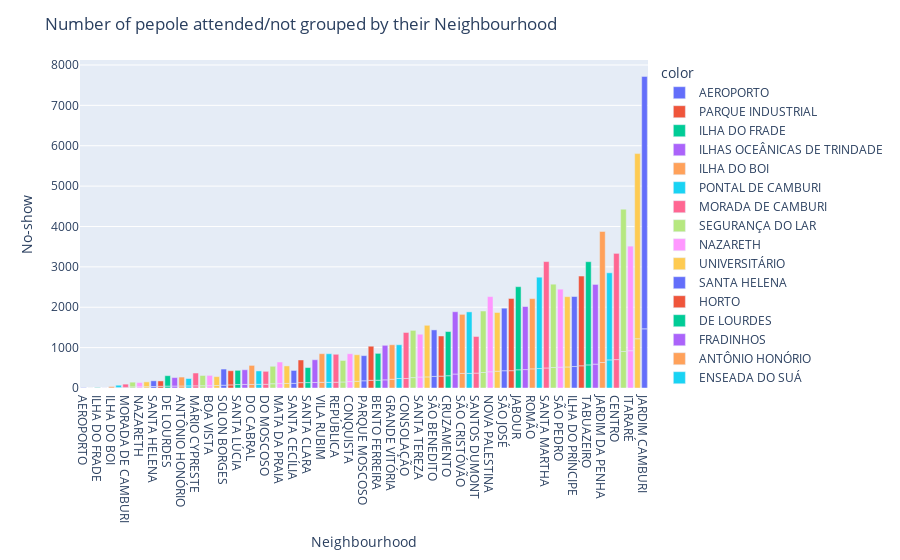

Notebook cell for this chart:
### Code cell
# Neighbourhood ??
Neighbourhood_gp = df.groupby('Neighbourhood')['No-show'].value_counts().sort_values().reset_index()
#Neighbourhood_gp['No-show'].apply(lambda x : "Attended" if x == 0 else "Didn't")  Neighbourhood_gp['Neighbourhood']
fig4 = px.bar(x = Neighbourhood_gp['Neighbourhood'], y = Neighbourhood_gp['count'], color = Neighbourhood_gp['Neighbourhood'])
fig4.update_layout(
    xaxis=dict(
        dtick=2  # This will show every tick label (for step size of 1)
    ),
    title = "Number of pepole attended/not grouped by their Neighbourhood",
    xaxis_title="Neighbourhood",
    yaxis_title="No-show"
)

### Figure 1 — Plotly figure (JSON) as saved in the notebook; plotly's stock layout.template omitted (floating-point values rounded to 4 significant figures)
{"data": [{"alignmentgroup": "True", "hovertemplate": "color=AEROPORTO<br>x=%{x}<br>y=%{y}<extra></extra>", "legendgroup": "AEROPORTO", "marker": {"color": "#636efa", "pattern": {"shape": ""}}, "name": "AEROPORTO", "offsetgroup": "AEROPORTO", "orientation": "v", "showlegend": true, "textposition": "auto", "type": "bar", "x": ["AEROPORTO", "AEROPORTO"], "xaxis": "x", "y": [1, 7], "yaxis": "y"}, {"alignmentgroup": "True", "hovertemplate": "color=PARQUE INDUSTRIAL<br>x=%{x}<br>y=%{y}<extra></extra>", "legendgroup": "PARQUE INDUSTRIAL", "marker": {"color": "#EF553B", "pattern": {"shape": ""}}, "name": "PARQUE INDUSTRIAL", "offsetgroup": "PARQUE INDUSTRIAL", "orientation": "v", "showlegend": true, "textposition": "auto", "type": "bar", "x": ["PARQUE INDUSTRIAL"], "xaxis": "x", "y": [1], "yaxis": "y"}, {"alignmentgroup": "True", "hovertemplate": "color=ILHA DO FRADE<br>x=%{x}<br>y=%{y}<extra></extra>", "legendgroup": "ILHA DO FRADE", "marker": {"color": "#00cc96", "pattern": {"shape": ""}}, "name": "ILHA DO FRADE", "offsetgroup": "ILHA DO FRADE", "orientation": "v", "showlegend": true, "textposition": "auto", "type": "bar", "x": ["ILHA DO FRADE", "ILHA DO FRADE"], "xaxis": "x", "y": [2, 8], "yaxis": "y"}, {"alignmentgroup": "True", "hovertemplate": "color=ILHAS OCEÂNICAS DE TRINDADE<br>x=%{x}<br>y=%{y}<extra></extra>", "legendgroup": "ILHAS OCEÂNICAS DE TRINDADE", "marker": {"color": "#ab63fa", "pattern": {"shape": ""}}, "name": "ILHAS OCEÂNICAS DE TRINDADE", "offsetgroup": "ILHAS OCEÂNICAS DE TRINDADE", "orientation": "v", "showlegend": true, "textposition": "auto", "type": "bar", "x": ["ILHAS OCEÂNICAS DE TRINDADE"], "xaxis": "x", "y": [2], "yaxis": "y"}, {"alignmentgroup": "True", "hovertemplate": "color=ILHA DO BOI<br>x=%{x}<br>y=%{y}<extra></extra>", "legendgroup": "ILHA DO BOI", "marker": {"color": "#FFA15A", "pattern": {"shape": ""}}, "name": "ILHA DO BOI", "offsetgroup": "ILHA DO BOI", "orientation": "v", "showlegend": true, "textposition": "auto", "type": "bar", "x": ["ILHA DO BOI", "ILHA DO BOI"], "xaxis": "x", "y": [3, 32], "yaxis": "y"}, {"alignmentgroup": "True", "hovertemplate": "color=PONTAL DE CAMBURI<br>x=%{x}<br>y=%{y}<extra></extra>", "legendgroup": "PONTAL DE CAMBURI", "marker": {"color": "#19d3f3", "pattern": {"shape": ""}}, "name": "PONTAL DE CAMBURI", "offsetgroup": "PONTAL DE CAMBURI", "orientation": "v", "showlegend": true, "textposition": "auto", "type": "bar", "x": ["PONTAL DE CAMBURI", "PONTAL DE CAMBURI"], "xaxis": "x", "y": [12, 57], "yaxis": "y"}, {"alignmentgroup": "True", "hovertemplate": "color=MORADA DE CAMBURI<br>x=%{x}<br>y=%{y}<extra></extra>", "legendgroup": "MORADA DE CAMBURI", "marker": {"color": "#FF6692", "pattern": {"shape": ""}}, "name": "MORADA DE CAMBURI", "offsetgroup": "MORADA DE CAMBURI", "orientation": "v", "showlegend": true, "textposition": "auto", "type": "bar", "x": ["MORADA DE CAMBURI", "MORADA DE CAMBURI"], "xaxis": "x", "y": [16, 80], "yaxis": "y"}, {"alignmentgroup": "True", "hovertemplate": "color=SEGURANÇA DO LAR<br>x=%{x}<br>y=%{y}<extra></extra>", "legendgroup": "SEGURANÇA DO LAR", "marker": {"color": "#B6E880", "pattern": {"shape": ""}}, "name": "SEGURANÇA DO LAR", "offsetgroup": "SEGURANÇA DO LAR", "orientation": "v", "showlegend": true, "textposition": "auto", "type": "bar", "x": ["SEGURANÇA DO LAR", "SEGURANÇA DO LAR"], "xaxis": "x", "y": [28, 117], "yaxis": "y"}, {"alignmentgroup": "True", "hovertemplate": "color=NAZARETH<br>x=%{x}<br>y=%{y}<extra></extra>", "legendgroup": "NAZARETH", "marker": {"color": "#FF97FF", "pattern": {"shape": ""}}, "name": "NAZARETH", "offsetgroup": "NAZARETH", "orientation": "v", "showlegend": true, "textposition": "auto", "type": "bar", "x": ["NAZARETH", "NAZARETH"], "xaxis": "x", "y": [29, 106], "yaxis": "y"}, {"alignmentgroup": "True", "hovertemplate": "color=UNIVERSITÁRIO<br>x=%{x}<br>y=%{y}<extra></extra>", "legendgroup": "UNIVERSITÁRIO", "marker": {"color": "#FECB52", "pattern": {"shape": ""}}, "name": "UNIVERSITÁRIO", "offsetgroup": "UNIVERSITÁRIO", "orientation": "v", "showlegend": true, "textposition": "auto", "type": "bar", "x": ["UNIVERSITÁRIO", "UNIVERSITÁRIO"], "xaxis": "x", "y": [32, 120], "yaxis": "y"}, {"alignmentgroup": "True", "hovertemplate": "color=SANTA HELENA<br>x=%{x}<br>y=%{y}<extra></extra>", "legendgroup": "SANTA HELENA", "marker": {"color": "#636efa", "pattern": {"shape": ""}}, "name": "SANTA HELENA", "offsetgroup": "SANTA HELENA", "orientation": "v", "showlegend": true, "textposition": "auto", "type": "bar", "x": ["SANTA HELENA", "SANTA HELENA"], "xaxis": "x", "y": [37, 141], "yaxis": "y"}, {"alignmentgroup": "True", "hovertemplate": "color=HORTO<br>x=%{x}<br>y=%{y}<extra></extra>", "legendgroup": "HORTO", "marker": {"color": "#EF553B", "pattern": {"shape": ""}}, "name": "HORTO", "offsetgroup": "HORTO", "orientation": "v", "showlegend": true, "textposition": "auto", "type": "bar", "x": ["HORTO", "HORTO"], "xaxis": "x", "y": [42, 133], "yaxis": "y"}, {"alignmentgroup": "True", "hovertemplate": "color=DE LOURDES<br>x=%{x}<br>y=%{y}<extra></extra>", "legendgroup": "DE LOURDES", "marker": {"color": "#00cc96", "pattern": {"shape": ""}}, "name": "DE LOURDES", "offsetgroup": "DE LOURDES", "orientation": "v", "showlegend": true, "textposition": "auto", "type": "bar", "x": ["DE LOURDES", "DE LOURDES"], "xaxis": "x", "y": [47, 258], "yaxis": "y"}, {"alignmentgroup": "True", "hovertemplate": "color=FRADINHOS<br>x=%{x}<br>y=%{y}<extra></extra>", "legendgroup": "FRADINHOS", "marker": {"color": "#ab63fa", "pattern": {"shape": ""}}, "name": "FRADINHOS", "offsetgroup": "FRADINHOS", "orientation": "v", "showlegend": true, "textposition": "auto", "type": "bar", "x": ["FRADINHOS", "FRADINHOS"], "xaxis": "x", "y": [48, 210], "yaxis": "y"}, {"alignmentgroup": "True", "hovertemplate": "color=ANTÔNIO HONÓRIO<br>x=%{x}<br>y=%{y}<extra></extra>", "legendgroup": "ANTÔNIO HONÓRIO", "marker": {"color": "#FFA15A", "pattern": {"shape": ""}}, "name": "ANTÔNIO HONÓRIO", "offsetgroup": "ANTÔNIO HONÓRIO", "orientation": "v", "showlegend": true, "textposition": "auto", "type": "bar", "x": ["ANTÔNIO HONÓRIO", "ANTÔNIO HONÓRIO"], "xaxis": "x", "y": [50, 221], "yaxis": "y"}, {"alignmentgroup": "True", "hovertemplate": "color=ENSEADA DO SUÁ<br>x=%{x}<br>y=%{y}<extra></extra>", "legendgroup": "ENSEADA DO SUÁ", "marker": {"color": "#19d3f3", "pattern": {"shape": ""}}, "name": "ENSEADA DO SUÁ", "offsetgroup": "ENSEADA DO SUÁ", "orientation": "v", "showlegend": true, "textposition": "auto", "type": "bar", "x": ["ENSEADA DO SUÁ", "ENSEADA DO SUÁ"], "xaxis": "x", "y": [52, 183], "yaxis": "y"}, {"alignmentgroup": "True", "hovertemplate": "color=MÁRIO CYPRESTE<br>x=%{x}<br>y=%{y}<extra></extra>", "legendgroup": "MÁRIO CYPRESTE", "marker": {"color": "#FF6692", "pattern": {"shape": ""}}, "name": "MÁRIO CYPRESTE", "offsetgroup": "MÁRIO CYPRESTE", "orientation": "v", "showlegend": true, "textposition": "auto", "type": "bar", "x": ["MÁRIO CYPRESTE", "MÁRIO CYPRESTE"], "xaxis": "x", "y": [54, 317], "yaxis": "y"}, {"alignmentgroup": "True", "hovertemplate": "color=COMDUSA<br>x=%{x}<br>y=%{y}<extra></extra>", "legendgroup": "COMDUSA", "marker": {"color": "#B6E880", "pattern": {"shape": ""}}, "name": "COMDUSA", "offsetgroup": "COMDUSA", "orientation": "v", "showlegend": true, "textposition": "auto", "type": "bar", "x": ["COMDUSA", "COMDUSA"], "xaxis": "x", "y": [56, 254], "yaxis": "y"}, {"alignmentgroup": "True", "hovertemplate": "color=BOA VISTA<br>x=%{x}<br>y=%{y}<extra></extra>", "legendgroup": "BOA VISTA", "marker": {"color": "#FF97FF", "pattern": {"shape": ""}}, "name": "BOA VISTA", "offsetgroup": "BOA VISTA", "orientation": "v", "showlegend": true, "textposition": "auto", "type": "bar", "x": ["BOA VISTA", "BOA VISTA"], "xaxis": "x", "y": [58, 254], "yaxis": "y"}, {"alignmentgroup": "True", "hovertemplate": "color=ARIOVALDO FAVALESSA<br>x=%{x}<br>y=%{y}<extra></extra>", "legendgroup": "ARIOVALDO FAVALESSA", "marker": {"color": "#FECB52", "pattern": {"shape": ""}}, "name": "ARIOVALDO FAVALESSA", "offsetgroup": "ARIOVALDO FAVALESSA", "orientation": "v", "showlegend": true, "textposition": "auto", "type": "bar", "x": ["ARIOVALDO FAVALESSA", "ARIOVALDO FAVALESSA"], "xaxis": "x", "y": [62, 220], "yaxis": "y"}, {"alignmentgroup": "True", "hovertemplate": "color=SOLON BORGES<br>x=%{x}<br>y=%{y}<extra></extra>", "legendgroup": "SOLON BORGES", "marker": {"color": "#636efa", "pattern": {"shape": ""}}, "name": "SOLON BORGES", "offsetgroup": "SOLON BORGES", "orientation": "v", "showlegend": true, "textposition": "auto", "type": "bar", "x": ["SOLON BORGES", "SOLON BORGES"], "xaxis": "x", "y": [69, 400], "yaxis": "y"}, {"alignmentgroup": "True", "hovertemplate": "color=SANTA LUÍZA<br>x=%{x}<br>y=%{y}<extra></extra>", "legendgroup": "SANTA LUÍZA", "marker": {"color": "#EF553B", "pattern": {"shape": ""}}, "name": "SANTA LUÍZA", "offsetgroup": "SANTA LUÍZA", "orientation": "v", "showlegend": true, "textposition": "auto", "type": "bar", "x": ["SANTA LUÍZA", "SANTA LUÍZA"], "xaxis": "x", "y": [77, 351], "yaxis": "y"}, {"alignmentgroup": "True", "hovertemplate": "color=SANTA LÚCIA<br>x=%{x}<br>y=%{y}<extra></extra>", "legendgroup": "SANTA LÚCIA", "marker": {"color": "#00cc96", "pattern": {"shape": ""}}, "name": "SANTA LÚCIA", "offsetgroup": "SANTA LÚCIA", "orientation": "v", "showlegend": true, "textposition": "auto", "type": "bar", "x": ["SANTA LÚCIA", "SANTA LÚCIA"], "xaxis": "x", "y": [86, 352], "yaxis": "y"}, {"alignmentgroup": "True", "hovertemplate": "color=PIEDADE<br>x=%{x}<br>y=%{y}<extra></extra>", "legendgroup": "PIEDADE", "marker": {"color": "#ab63fa", "pattern": {"shape": ""}}, "name": "PIEDADE", "offsetgroup": "PIEDADE", "orientation": "v", "showlegend": true, "textposition": "auto", "type": "bar", "x": ["PIEDADE", "PIEDADE"], "xaxis": "x", "y": [88, 364], "yaxis": "y"}, {"alignmentgroup": "True", "hovertemplate": "color=DO CABRAL<br>x=%{x}<br>y=%{y}<extra></extra>", "legendgroup": "DO CABRAL", "marker": {"color": "#FFA15A", "pattern": {"shape": ""}}, "name": "DO CABRAL", "offsetgroup": "DO CABRAL", "orientation": "v", "showlegend": true, "textposition": "auto", "type": "bar", "x": ["DO CABRAL", "DO CABRAL"], "xaxis": "x", "y": [88, 472], "yaxis": "y"}, {"alignmentgroup": "True", "hovertemplate": "color=BARRO VERMELHO<br>x=%{x}<br>y=%{y}<extra></extra>", "legendgroup": "BARRO VERMELHO", "marker": {"color": "#19d3f3", "pattern": {"shape": ""}}, "name": "BARRO VERMELHO", "offsetgroup": "BARRO VERMELHO", "orientation": "v", "showlegend": true, "textposition": "auto", "type": "bar", "x": ["BARRO VERMELHO", "BARRO VERMELHO"], "xaxis": "x", "y": [91, 332], "yaxis": "y"}, {"alignmentgroup": "True", "hovertemplate": "color=DO MOSCOSO<br>x=%{x}<br>y=%{y}<extra></extra>", "legendgroup": "DO MOSCOSO", "marker": {"color": "#FF6692", "pattern": {"shape": ""}}, "name": "DO MOSCOSO", "offsetgroup": "DO MOSCOSO", "orientation": "v", "showlegend": true, "textposition": "auto", "type": "bar", "x": ["DO MOSCOSO", "DO MOSCOSO"], "xaxis": "x", "y": [92, 321], "yaxis": "y"}, {"alignmentgroup": "True", "hovertemplate": "color=ESTRELINHA<br>x=%{x}<br>y=%{y}<extra></extra>", "legendgroup": "ESTRELINHA", "marker": {"color": "#B6E880", "pattern": {"shape": ""}}, "name": "ESTRELINHA", "offsetgroup": "ESTRELINHA", "orientation": "v", "showlegend": true, "textposition": "auto", "type": "bar", "x": ["ESTRELINHA", "ESTRELINHA"], "xaxis": "x", "y": [106, 432], "yaxis": "y"}, {"alignmentgroup": "True", "hovertemplate": "color=MATA DA PRAIA<br>x=%{x}<br>y=%{y}<extra></extra>", "legendgroup": "MATA DA PRAIA", "marker": {"color": "#FF97FF", "pattern": {"shape": ""}}, "name": "MATA DA PRAIA", "offsetgroup": "MATA DA PRAIA", "orientation": "v", "showlegend": true, "textposition": "auto", "type": "bar", "x": ["MATA DA PRAIA", "MATA DA PRAIA"], "xaxis": "x", "y": [110, 534], "yaxis": "y"}, {"alignmentgroup": "True", "hovertemplate": "color=SANTOS REIS<br>x=%{x}<br>y=%{y}<extra></extra>", "legendgroup": "SANTOS REIS", "marker": {"color": "#FECB52", "pattern": {"shape": ""}}, "name": "SANTOS REIS", "offsetgroup": "SANTOS REIS", "orientation": "v", "showlegend": true, "textposition": "auto", "type": "bar", "x": ["SANTOS REIS", "SANTOS REIS"], "xaxis": "x", "y": [112, 435], "yaxis": "y"}, {"alignmentgroup": "True", "hovertemplate": "color=SANTA CECÍLIA<br>x=%{x}<br>y=%{y}<extra></extra>", "legendgroup": "SANTA CECÍLIA", "marker": {"color": "#636efa", "pattern": {"shape": ""}}, "name": "SANTA CECÍLIA", "offsetgroup": "SANTA CECÍLIA", "orientation": "v", "showlegend": true, "textposition": "auto", "type": "bar", "x": ["SANTA CECÍLIA", "SANTA CECÍLIA"], "xaxis": "x", "y": [115, 320], "yaxis": "y"}, {"alignmentgroup": "True", "hovertemplate": "color=JUCUTUQUARA<br>x=%{x}<br>y=%{y}<extra></extra>", "legendgroup": "JUCUTUQUARA", "marker": {"color": "#EF553B", "pattern": {"shape": ""}}, "name": "JUCUTUQUARA", "offsetgroup": "JUCUTUQUARA", "orientation": "v", "showlegend": true, "textposition": "auto", "type": "bar", "x": ["JUCUTUQUARA", "JUCUTUQUARA"], "xaxis": "x", "y": [133, 561], "yaxis": "y"}, {"alignmentgroup": "True", "hovertemplate": "color=SANTA CLARA<br>x=%{x}<br>y=%{y}<extra></extra>", "legendgroup": "SANTA CLARA", "marker": {"color": "#00cc96", "pattern": {"shape": ""}}, "name": "SANTA CLARA", "offsetgroup": "SANTA CLARA", "orientation": "v", "showlegend": true, "textposition": "auto", "type": "bar", "x": ["SANTA CLARA", "SANTA CLARA"], "xaxis": "x", "y": [134, 372], "yaxis": "y"}, {"alignmentgroup": "True", "hovertemplate": "color=GOIABEIRAS<br>x=%{x}<br>y=%{y}<extra></extra>", "legendgroup": "GOIABEIRAS", "marker": {"color": "#ab63fa", "pattern": {"shape": ""}}, "name": "GOIABEIRAS", "offsetgroup": "GOIABEIRAS", "orientation": "v", "showlegend": true, "textposition": "auto", "type": "bar", "x": ["GOIABEIRAS", "GOIABEIRAS"], "xaxis": "x", "y": [137, 563], "yaxis": "y"}, {"alignmentgroup": "True", "hovertemplate": "color=VILA RUBIM<br>x=%{x}<br>y=%{y}<extra></extra>", "legendgroup": "VILA RUBIM", "marker": {"color": "#FFA15A", "pattern": {"shape": ""}}, "name": "VILA RUBIM", "offsetgroup": "VILA RUBIM", "orientation": "v", "showlegend": true, "textposition": "auto", "type": "bar", "x": ["VILA RUBIM", "VILA RUBIM"], "xaxis": "x", "y": [140, 710], "yaxis": "y"}, {"alignmentgroup": "True", "hovertemplate": "color=DO QUADRO<br>x=%{x}<br>y=%{y}<extra></extra>", "legendgroup": "DO QUADRO", "marker": {"color": "#19d3f3", "pattern": {"shape": ""}}, "name": "DO QUADRO", "offsetgroup": "DO QUADRO", "orientation": "v", "showlegend": true, "textposition": "auto", "type": "bar", "x": ["DO QUADRO", "DO QUADRO"], "xaxis": "x", "y": [140, 709], "yaxis": "y"}, {"alignmentgroup": "True", "hovertemplate": "color=REPÚBLICA<br>x=%{x}<br>y=%{y}<extra></extra>", "legendgroup": "REPÚBLICA", "marker": {"color": "#FF6692", "pattern": {"shape": ""}}, "name": "REPÚBLICA", "offsetgroup": "REPÚBLICA", "orientation": "v", "showlegend": true, "textposition": "auto", "type": "bar", "x": ["REPÚBLICA", "REPÚBLICA"], "xaxis": "x", "y": [143, 692], "yaxis": "y"}, {"alignmentgroup": "True", "hovertemplate": "color=FONTE GRANDE<br>x=%{x}<br>y=%{y}<extra></extra>", "legendgroup": "FONTE GRANDE", "marker": {"color": "#B6E880", "pattern": {"shape": ""}}, "name": "FONTE GRANDE", "offsetgroup": "FONTE GRANDE", "orientation": "v", "showlegend": true, "textposition": "auto", "type": "bar", "x": ["FONTE GRANDE", "FONTE GRANDE"], "xaxis": "x", "y": [149, 533], "yaxis": "y"}, {"alignmentgroup": "True", "hovertemplate": "color=CONQUISTA<br>x=%{x}<br>y=%{y}<extra></extra>", "legendgroup": "CONQUISTA", "marker": {"color": "#FF97FF", "pattern": {"shape": ""}}, "name": "CONQUISTA", "offsetgroup": "CONQUISTA", "orientation": "v", "showlegend": true, "textposition": "auto", "type": "bar", "x": ["CONQUISTA", "CONQUISTA"], "xaxis": "x", "y": [160, 689], "yaxis": "y"}, {"alignmentgroup": "True", "hovertemplate": "color=MONTE BELO<br>x=%{x}<br>y=%{y}<extra></extra>", "legendgroup": "MONTE BELO", "marker": {"color": "#FECB52", "pattern": {"shape": ""}}, "name": "MONTE BELO", "offsetgroup": "MONTE BELO", "orientation": "v", "showlegend": true, "textposition": "auto", "type": "bar", "x": ["MONTE BELO", "MONTE BELO"], "xaxis": "x", "y": [166, 658], "yaxis": "y"}, {"alignmentgroup": "True", "hovertemplate": "color=PARQUE MOSCOSO<br>x=%{x}<br>y=%{y}<extra></extra>", "legendgroup": "PARQUE MOSCOSO", "marker": {"color": "#636efa", "pattern": {"shape": ""}}, "name": "PARQUE MOSCOSO", "offsetgroup": "PARQUE MOSCOSO", "orientation": "v", "showlegend": true, "textposition": "auto", "type": "bar", "x": ["PARQUE MOSCOSO", "PARQUE MOSCOSO"], "xaxis": "x", "y": [179, 623], "yaxis": "y"}, {"alignmentgroup": "True", "hovertemplate": "color=PRAIA DO CANTO<br>x=%{x}<br>y=%{y}<extra></extra>", "legendgroup": "PRAIA DO CANTO", "marker": {"color": "#EF553B", "pattern": {"shape": ""}}, "name": "PRAIA DO CANTO", "offsetgroup": "PRAIA DO CANTO", "orientation": "v", "showlegend": true, "textposition": "auto", "type": "bar", "x": ["PRAIA DO CANTO", "PRAIA DO CANTO"], "xaxis": "x", "y": [190, 845], "yaxis": "y"}, {"alignmentgroup": "True", "hovertemplate": "color=BENTO FERREIRA<br>x=%{x}<br>y=%{y}<extra></extra>", "legendgroup": "BENTO FERREIRA", "marker": {"color": "#00cc96", "pattern": {"shape": ""}}, "name": "BENTO FERREIRA", "offsetgroup": "BENTO FERREIRA", "orientation": "v", "showlegend": true, "textposition": "auto", "type": "bar", "x": ["BENTO FERREIRA", "BENTO FERREIRA"], "xaxis": "x", "y": [193, 665], "yaxis": "y"}, {"alignmentgroup": "True", "hovertemplate": "color=INHANGUETÁ<br>x=%{x}<br>y=%{y}<extra></extra>", "legendgroup": "INHANGUETÁ", "marker": {"color": "#ab63fa", "pattern": {"shape": ""}}, "name": "INHANGUETÁ", "offsetgroup": "INHANGUETÁ", "orientation": "v", "showlegend": true, "textposition": "auto", "type": "bar", "x": ["INHANGUETÁ", "INHANGUETÁ"], "xaxis": "x", "y": [202, 855], "yaxis": "y"}, {"alignmentgroup": "True", "hovertemplate": "color=GRANDE VITÓRIA<br>x=%{x}<br>y=%{y}<extra></extra>", "legendgroup": "GRANDE VITÓRIA", "marker": {"color": "#FFA15A", "pattern": {"shape": ""}}, "name": "GRANDE VITÓRIA", "offsetgroup": "GRANDE VITÓRIA", "orientation": "v", "showlegend": true, "textposition": "auto", "type": "bar", "x": ["GRANDE VITÓRIA", "GRANDE VITÓRIA"], "xaxis": "x", "y": [217, 854], "yaxis": "y"}, {"alignmentgroup": "True", "hovertemplate": "color=ILHA DAS CAIEIRAS<br>x=%{x}<br>y=%{y}<extra></extra>", "legendgroup": "ILHA DAS CAIEIRAS", "marker": {"color": "#19d3f3", "pattern": {"shape": ""}}, "name": "ILHA DAS CAIEIRAS", "offsetgroup": "ILHA DAS CAIEIRAS", "orientation": "v", "showlegend": true, "textposition": "auto", "type": "bar", "x": ["ILHA DAS CAIEIRAS", "ILHA DAS CAIEIRAS"], "xaxis": "x", "y": [235, 836], "yaxis": "y"}, {"alignmentgroup": "True", "hovertemplate": "color=CONSOLAÇÃO<br>x=%{x}<br>y=%{y}<extra></extra>", "legendgroup": "CONSOLAÇÃO", "marker": {"color": "#FF6692", "pattern": {"shape": ""}}, "name": "CONSOLAÇÃO", "offsetgroup": "CONSOLAÇÃO", "orientation": "v", "showlegend": true, "textposition": "auto", "type": "bar", "x": ["CONSOLAÇÃO", "CONSOLAÇÃO"], "xaxis": "x", "y": [236, 1139], "yaxis": "y"}, {"alignmentgroup": "True", "hovertemplate": "color=JOANA D´ARC<br>x=%{x}<br>y=%{y}<extra></extra>", "legendgroup": "JOANA D´ARC", "marker": {"color": "#B6E880", "pattern": {"shape": ""}}, "name": "JOANA D´ARC", "offsetgroup": "JOANA D´ARC", "orientation": "v", "showlegend": true, "textposition": "auto", "type": "bar", "x": ["JOANA D´ARC", "JOANA D´ARC"], "xaxis": "x", "y": [258, 1169], "yaxis": "y"}, {"alignmentgroup": "True", "hovertemplate": "color=SANTA TEREZA<br>x=%{x}<br>y=%{y}<extra></extra>", "legendgroup": "SANTA TEREZA", "marker": {"color": "#FF97FF", "pattern": {"shape": ""}}, "name": "SANTA TEREZA", "offsetgroup": "SANTA TEREZA", "orientation": "v", "showlegend": true, "textposition": "auto", "type": "bar", "x": ["SANTA TEREZA", "SANTA TEREZA"], "xaxis": "x", "y": [272, 1060], "yaxis": "y"}, {"alignmentgroup": "True", "hovertemplate": "color=REDENÇÃO<br>x=%{x}<br>y=%{y}<extra></extra>", "legendgroup": "REDENÇÃO", "marker": {"color": "#FECB52", "pattern": {"shape": ""}}, "name": "REDENÇÃO", "offsetgroup": "REDENÇÃO", "orientation": "v", "showlegend": true, "textposition": "auto", "type": "bar", "x": ["REDENÇÃO", "REDENÇÃO"], "xaxis": "x", "y": [275, 1278], "yaxis": "y"}, {"alignmentgroup": "True", "hovertemplate": "color=SÃO BENEDITO<br>x=%{x}<br>y=%{y}<extra></extra>", "legendgroup": "SÃO BENEDITO", "marker": {"color": "#636efa", "pattern": {"shape": ""}}, "name": "SÃO BENEDITO", "offsetgroup": "SÃO BENEDITO", "orientation": "v", "showlegend": true, "textposition": "auto", "type": "bar", "x": ["SÃO BENEDITO", "SÃO BENEDITO"], "xaxis": "x", "y": [287, 1152], "yaxis": "y"}, {"alignmentgroup": "True", "hovertemplate": "color=PRAIA DO SUÁ<br>x=%{x}<br>y=%{y}<extra></extra>", "legendgroup": "PRAIA DO SUÁ", "marker": {"color": "#EF553B", "pattern": {"shape": ""}}, "name": "PRAIA DO SUÁ", "offsetgroup": "PRAIA DO SUÁ", "orientation": "v", "showlegend": true, "textposition": "auto", "type": "bar", "x": ["PRAIA DO SUÁ", "PRAIA DO SUÁ"], "xaxis": "x", "y": [294, 994], "yaxis": "y"}, {"alignmentgroup": "True", "hovertemplate": "color=CRUZAMENTO<br>x=%{x}<br>y=%{y}<extra></extra>", "legendgroup": "CRUZAMENTO", "marker": {"color": "#00cc96", "pattern": {"shape": ""}}, "name": "CRUZAMENTO", "offsetgroup": "CRUZAMENTO", "orientation": "v", "showlegend": true, "textposition": "auto", "type": "bar", "x": ["CRUZAMENTO", "CRUZAMENTO"], "xaxis": "x", "y": [304, 1094], "yaxis": "y"}, {"alignmentgroup": "True", "hovertemplate": "color=FORTE SÃO JOÃO<br>x=%{x}<br>y=%{y}<extra></extra>", "legendgroup": "FORTE SÃO JOÃO", "marker": {"color": "#ab63fa", "pattern": {"shape": ""}}, "name": "FORTE SÃO JOÃO", "offsetgroup": "FORTE SÃO JOÃO", "orientation": "v", "showlegend": true, "textposition": "auto", "type": "bar", "x": ["FORTE SÃO JOÃO", "FORTE SÃO JOÃO"], "xaxis": "x", "y": [346, 1543], "yaxis": "y"}, {"alignmentgroup": "True", "hovertemplate": "color=SÃO CRISTÓVÃO<br>x=%{x}<br>y=%{y}<extra></extra>", "legendgroup": "SÃO CRISTÓVÃO", "marker": {"color": "#FFA15A", "pattern": {"shape": ""}}, "name": "SÃO CRISTÓVÃO", "offsetgroup": "SÃO CRISTÓVÃO", "orientation": "v", "showlegend": true, "textposition": "auto", "type": "bar", "x": ["SÃO CRISTÓVÃO", "SÃO CRISTÓVÃO"], "xaxis": "x", "y": [361, 1463], "yaxis": "y"}, {"alignmentgroup": "True", "hovertemplate": "color=ILHA DE SANTA MARIA<br>x=%{x}<br>y=%{y}<extra></extra>", "legendgroup": "ILHA DE SANTA MARIA", "marker": {"color": "#19d3f3", "pattern": {"shape": ""}}, "name": "ILHA DE SANTA MARIA", "offsetgroup": "ILHA DE SANTA MARIA", "orientation": "v", "showlegend": true, "textposition": "auto", "type": "bar", "x": ["ILHA DE SANTA MARIA", "ILHA DE SANTA MARIA"], "xaxis": "x", "y": [361, 1524], "yaxis": "y"}, {"alignmentgroup": "True", "hovertemplate": "color=SANTOS DUMONT<br>x=%{x}<br>y=%{y}<extra></extra>", "legendgroup": "SANTOS DUMONT", "marker": {"color": "#FF6692", "pattern": {"shape": ""}}, "name": "SANTOS DUMONT", "offsetgroup": "SANTOS DUMONT", "orientation": "v", "showlegend": true, "textposition": "auto", "type": "bar", "x": ["SANTOS DUMONT", "SANTOS DUMONT"], "xaxis": "x", "y": [369, 907], "yaxis": "y"}, {"alignmentgroup": "True", "hovertemplate": "color=BELA VISTA<br>x=%{x}<br>y=%{y}<extra></extra>", "legendgroup": "BELA VISTA", "marker": {"color": "#B6E880", "pattern": {"shape": ""}}, "name": "BELA VISTA", "offsetgroup": "BELA VISTA", "orientation": "v", "showlegend": true, "textposition": "auto", "type": "bar", "x": ["BELA VISTA", "BELA VISTA"], "xaxis": "x", "y": [384, 1523], "yaxis": "y"}, {"alignmentgroup": "True", "hovertemplate": "color=NOVA PALESTINA<br>x=%{x}<br>y=%{y}<extra></extra>", "legendgroup": "NOVA PALESTINA", "marker": {"color": "#FF97FF", "pattern": {"shape": ""}}, "name": "NOVA PALESTINA", "offsetgroup": "NOVA PALESTINA", "orientation": "v", "showlegend": true, "textposition": "auto", "type": "bar", "x": ["NOVA PALESTINA", "NOVA PALESTINA"], "xaxis": "x", "y": [402, 1862], "yaxis": "y"}, {"alignmentgroup": "True", "hovertemplate": "color=MARUÍPE<br>x=%{x}<br>y=%{y}<extra></extra>", "legendgroup": "MARUÍPE", "marker": {"color": "#FECB52", "pattern": {"shape": ""}}, "name": "MARUÍPE", "offsetgroup": "MARUÍPE", "orientation": "v", "showlegend": true, "textposition": "auto", "type": "bar", "x": ["MARUÍPE", "MARUÍPE"], "xaxis": "x", "y": [416, 1454], "yaxis": "y"}, {"alignmentgroup": "True", "hovertemplate": "color=SÃO JOSÉ<br>x=%{x}<br>y=%{y}<extra></extra>", "legendgroup": "SÃO JOSÉ", "marker": {"color": "#636efa", "pattern": {"shape": ""}}, "name": "SÃO JOSÉ", "offsetgroup": "SÃO JOSÉ", "orientation": "v", "showlegend": true, "textposition": "auto", "type": "bar", "x": ["SÃO JOSÉ", "SÃO JOSÉ"], "xaxis": "x", "y": [428, 1549], "yaxis": "y"}, {"alignmentgroup": "True", "hovertemplate": "color=DA PENHA<br>x=%{x}<br>y=%{y}<extra></extra>", "legendgroup": "DA PENHA", "marker": {"color": "#EF553B", "pattern": {"shape": ""}}, "name": "DA PENHA", "offsetgroup": "DA PENHA", "orientation": "v", "showlegend": true, "textposition": "auto", "type": "bar", "x": ["DA PENHA", "DA PENHA"], "xaxis": "x", "y": [429, 1788], "yaxis": "y"}, {"alignmentgroup": "True", "hovertemplate": "color=JABOUR<br>x=%{x}<br>y=%{y}<extra></extra>", "legendgroup": "JABOUR", "marker": {"color": "#00cc96", "pattern": {"shape": ""}}, "name": "JABOUR", "offsetgroup": "JABOUR", "orientation": "v", "showlegend": true, "textposition": "auto", "type": "bar", "x": ["JABOUR", "JABOUR"], "xaxis": "x", "y": [451, 2058], "yaxis": "y"}, {"alignmentgroup": "True", "hovertemplate": "color=GURIGICA<br>x=%{x}<br>y=%{y}<extra></extra>", "legendgroup": "GURIGICA", "marker": {"color": "#ab63fa", "pattern": {"shape": ""}}, "name": "GURIGICA", "offsetgroup": "GURIGICA", "orientation": "v", "showlegend": true, "textposition": "auto", "type": "bar", "x": ["GURIGICA", "GURIGICA"], "xaxis": "x", "y": [456, 1562], "yaxis": "y"}, {"alignmentgroup": "True", "hovertemplate": "color=ROMÃO<br>x=%{x}<br>y=%{y}<extra></extra>", "legendgroup": "ROMÃO", "marker": {"color": "#FFA15A", "pattern": {"shape": ""}}, "name": "ROMÃO", "offsetgroup": "ROMÃO", "orientation": "v", "showlegend": true, "textposition": "auto", "type": "bar", "x": ["ROMÃO", "ROMÃO"], "xaxis": "x", "y": [474, 1740], "yaxis": "y"}, {"alignmentgroup": "True", "hovertemplate": "color=SANTO ANTÔNIO<br>x=%{x}<br>y=%{y}<extra></extra>", "legendgroup": "SANTO ANTÔNIO", "marker": {"color": "#19d3f3", "pattern": {"shape": ""}}, "name": "SANTO ANTÔNIO", "offsetgroup": "SANTO ANTÔNIO", "orientation": "v", "showlegend": true, "textposition": "auto", "type": "bar", "x": ["SANTO ANTÔNIO", "SANTO ANTÔNIO"], "xaxis": "x", "y": [482, 2262], "yaxis": "y"}, {"alignmentgroup": "True", "hovertemplate": "color=SANTA MARTHA<br>x=%{x}<br>y=%{y}<extra></extra>", "legendgroup": "SANTA MARTHA", "marker": {"color": "#FF6692", "pattern": {"shape": ""}}, "name": "SANTA MARTHA", "offsetgroup": "SANTA MARTHA", "orientation": "v", "showlegend": true, "textposition": "auto", "type": "bar", "x": ["SANTA MARTHA", "SANTA MARTHA"], "xaxis": "x", "y": [496, 2635], "yaxis": "y"}, {"alignmentgroup": "True", "hovertemplate": "color=SANTO ANDRÉ<br>x=%{x}<br>y=%{y}<extra></extra>", "legendgroup": "SANTO ANDRÉ", "marker": {"color": "#B6E880", "pattern": {"shape": ""}}, "name": "SANTO ANDRÉ", "offsetgroup": "SANTO ANDRÉ", "orientation": "v", "showlegend": true, "textposition": "auto", "type": "bar", "x": ["SANTO ANDRÉ", "SANTO ANDRÉ"], "xaxis": "x", "y": [508, 2063], "yaxis": "y"}, {"alignmentgroup": "True", "hovertemplate": "color=SÃO PEDRO<br>x=%{x}<br>y=%{y}<extra></extra>", "legendgroup": "SÃO PEDRO", "marker": {"color": "#FF97FF", "pattern": {"shape": ""}}, "name": "SÃO PEDRO", "offsetgroup": "SÃO PEDRO", "orientation": "v", "showlegend": true, "textposition": "auto", "type": "bar", "x": ["SÃO PEDRO", "SÃO PEDRO"], "xaxis": "x", "y": [515, 1933], "yaxis": "y"}, {"alignmentgroup": "True", "hovertemplate": "color=ANDORINHAS<br>x=%{x}<br>y=%{y}<extra></extra>", "legendgroup": "ANDORINHAS", "marker": {"color": "#FECB52", "pattern": {"shape": ""}}, "name": "ANDORINHAS", "offsetgroup": "ANDORINHAS", "orientation": "v", "showlegend": true, "textposition": "auto", "type": "bar", "x": ["ANDORINHAS", "ANDORINHAS"], "xaxis": "x", "y": [521, 1741], "yaxis": "y"}, {"alignmentgroup": "True", "hovertemplate": "color=ILHA DO PRÍNCIPE<br>x=%{x}<br>y=%{y}<extra></extra>", "legendgroup": "ILHA DO PRÍNCIPE", "marker": {"color": "#636efa", "pattern": {"shape": ""}}, "name": "ILHA DO PRÍNCIPE", "offsetgroup": "ILHA DO PRÍNCIPE", "orientation": "v", "showlegend": true, "textposition": "auto", "type": "bar", "x": ["ILHA DO PRÍNCIPE", "ILHA DO PRÍNCIPE"], "xaxis": "x", "y": [532, 1734], "yaxis": "y"}, {"alignmentgroup": "True", "hovertemplate": "color=BONFIM<br>x=%{x}<br>y=%{y}<extra></extra>", "legendgroup": "BONFIM", "marker": {"color": "#EF553B", "pattern": {"shape": ""}}, "name": "BONFIM", "offsetgroup": "BONFIM", "orientation": "v", "showlegend": true, "textposition": "auto", "type": "bar", "x": ["BONFIM", "BONFIM"], "xaxis": "x", "y": [550, 2223], "yaxis": "y"}, {"alignmentgroup": "True", "hovertemplate": "color=TABUAZEIRO<br>x=%{x}<br>y=%{y}<extra></extra>", "legendgroup": "TABUAZEIRO", "marker": {"color": "#00cc96", "pattern": {"shape": ""}}, "name": "TABUAZEIRO", "offsetgroup": "TABUAZEIRO", "orientation": "v", "showlegend": true, "textposition": "auto", "type": "bar", "x": ["TABUAZEIRO", "TABUAZEIRO"], "xaxis": "x", "y": [572, 2556], "yaxis": "y"}, {"alignmentgroup": "True", "hovertemplate": "color=CARATOÍRA<br>x=%{x}<br>y=%{y}<extra></extra>", "legendgroup": "CARATOÍRA", "marker": {"color": "#ab63fa", "pattern": {"shape": ""}}, "name": "CARATOÍRA", "offsetgroup": "CARATOÍRA", "orientation": "v", "showlegend": true, "textposition": "auto", "type": "bar", "x": ["CARATOÍRA", "CARATOÍRA"], "xaxis": "x", "y": [591, 1974], "yaxis": "y"}, {"alignmentgroup": "True", "hovertemplate": "color=JARDIM DA PENHA<br>x=%{x}<br>y=%{y}<extra></extra>", "legendgroup": "JARDIM DA PENHA", "marker": {"color": "#FFA15A", "pattern": {"shape": ""}}, "name": "JARDIM DA PENHA", "offsetgroup": "JARDIM DA PENHA", "orientation": "v", "showlegend": true, "textposition": "auto", "type": "bar", "x": ["JARDIM DA PENHA", "JARDIM DA PENHA"], "xaxis": "x", "y": [631, 3246], "yaxis": "y"}, {"alignmentgroup": "True", "hovertemplate": "color=JESUS DE NAZARETH<br>x=%{x}<br>y=%{y}<extra></extra>", "legendgroup": "JESUS DE NAZARETH", "marker": {"color": "#19d3f3", "pattern": {"shape": ""}}, "name": "JESUS DE NAZARETH", "offsetgroup": "JESUS DE NAZARETH", "orientation": "v", "showlegend": true, "textposition": "auto", "type": "bar", "x": ["JESUS DE NAZARETH", "JESUS DE NAZARETH"], "xaxis": "x", "y": [696, 2157], "yaxis": "y"}, {"alignmentgroup": "True", "hovertemplate": "color=CENTRO<br>x=%{x}<br>y=%{y}<extra></extra>", "legendgroup": "CENTRO", "marker": {"color": "#FF6692", "pattern": {"shape": ""}}, "name": "CENTRO", "offsetgroup": "CENTRO", "orientation": "v", "showlegend": true, "textposition": "auto", "type": "bar", "x": ["CENTRO", "CENTRO"], "xaxis": "x", "y": [703, 2631], "yaxis": "y"}, {"alignmentgroup": "True", "hovertemplate": "color=RESISTÊNCIA<br>x=%{x}<br>y=%{y}<extra></extra>", "legendgroup": "RESISTÊNCIA", "marker": {"color": "#B6E880", "pattern": {"shape": ""}}, "name": "RESISTÊNCIA", "offsetgroup": "RESISTÊNCIA", "orientation": "v", "showlegend": true, "textposition": "auto", "type": "bar", "x": ["RESISTÊNCIA", "RESISTÊNCIA"], "xaxis": "x", "y": [905, 3524], "yaxis": "y"}, {"alignmentgroup": "True", "hovertemplate": "color=ITARARÉ<br>x=%{x}<br>y=%{y}<extra></extra>", "legendgroup": "ITARARÉ", "marker": {"color": "#FF97FF", "pattern": {"shape": ""}}, "name": "ITARARÉ", "offsetgroup": "ITARARÉ", "orientation": "v", "showlegend": true, "textposition": "auto", "type": "bar", "x": ["ITARARÉ", "ITARARÉ"], "xaxis": "x", "y": [923, 2591], "yaxis": "y"}, {"alignmentgroup": "True", "hovertemplate": "color=MARIA ORTIZ<br>x=%{x}<br>y=%{y}<extra></extra>", "legendgroup": "MARIA ORTIZ", "marker": {"color": "#FECB52", "pattern": {"shape": ""}}, "name": "MARIA ORTIZ", "offsetgroup": "MARIA ORTIZ", "orientation": "v", "showlegend": true, "textposition": "auto", "type": "bar", "x": ["MARIA ORTIZ", "MARIA ORTIZ"], "xaxis": "x", "y": [1219, 4586], "yaxis": "y"}, {"alignmentgroup": "True", "hovertemplate": "color=JARDIM CAMBURI<br>x=%{x}<br>y=%{y}<extra></extra>", "legendgroup": "JARDIM CAMBURI", "marker": {"color": "#636efa", "pattern": {"shape": ""}}, "name": "JARDIM CAMBURI", "offsetgroup": "JARDIM CAMBURI", "orientation": "v", "showlegend": true, "textposition": "auto", "type": "bar", "x": ["JARDIM CAMBURI", "JARDIM CAMBURI"], "xaxis": "x", "y": [1465, 6252], "yaxis": "y"}], "layout": {"barmode": "relative", "legend": {"title": {"text": "color"}, "tracegroupgap": 0}, "margin": {"t": 60}, "title": {"text": "Number of pepole attended/not grouped by their Neighbourhood"}, "xaxis": {"anchor": "y", "domain": [0, 1], "dtick": 2, "title": {"text": "Neighbourhood"}}, "yaxis": {"anchor": "x", "domain": [0, 1], "title": {"text": "No-show"}}}}
